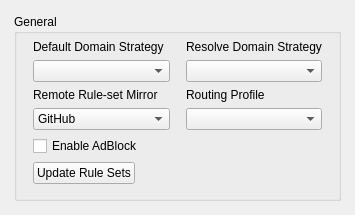
         <widget class="QWidget" name="body_common">
          <layout class="QVBoxLayout" name="column_common">
           <property name="leftMargin">
            <number>14</number>
           </property>
           <property name="topMargin">
            <number>14</number>
           </property>
           <property name="rightMargin">
            <number>14</number>
           </property>
           <property name="bottomMargin">
            <number>14</number>
           </property>
           <property name="spacing">
            <number>12</number>
           </property>
           <item>
            <widget class="QGroupBox" name="common_box">
             <property name="title">
              <string>General</string>
             </property>
             <layout class="QGridLayout" name="grid_common_box" columnstretch="1,1">
              <property name="leftMargin">
               <number>16</number>
              </property>
              <property name="rightMargin">
               <number>16</number>
              </property>
              <property name="topMargin">
               <number>6</number>
              </property>
              <property name="bottomMargin">
               <number>14</number>
              </property>
              <property name="horizontalSpacing">
               <number>16</number>
              </property>
              <property name="verticalSpacing">
               <number>6</number>
              </property>
              <item row="0" column="0">
               <widget class="QLabel" name="label_3">
                <property name="toolTip">
                 <string>&lt;html&gt;&lt;head/&gt;&lt;body&gt;&lt;p&gt;Used as default strategy when resolving outbound/dns server Domain addresses&lt;/p&gt;&lt;/body&gt;&lt;/html&gt;</string>
                </property>
                <property name="text">
                 <string>Default Domain Strategy</string>
                </property>
                <property name="buddy">
                 <cstring>default_domain_strategy</cstring>
                </property>
                <property name="role" stdset="false">
                 <string notr="true">field</string>
                </property>
                <property name="buddy">
                 <cstring>default_domain_strategy</cstring>
                </property>
               </widget>
              </item>
              <item row="0" column="1">
               <widget class="QLabel" name="label_6">
                <property name="toolTip">
                 <string>&lt;html&gt;&lt;head/&gt;&lt;body&gt;&lt;p&gt;If not empty, resolves domains in requests according to the strategy&lt;/p&gt;&lt;/body&gt;&lt;/html&gt;</string>
                </property>
                <property name="text">
                 <string>Resolve Domain Strategy</string>
                </property>
                <property name="buddy">
                 <cstring>domainStrategyCombo</cstring>
                </property>
                <property name="role" stdset="false">
                 <string notr="true">field</string>
                </property>
                <property name="buddy">
                 <cstring>domainStrategyCombo</cstring>
                </property>
               </widget>
              </item>
              <item row="1" column="0">
               <widget class="QComboBox" name="default_domain_strategy">
                <property name="editable">
                 <bool>false</bool>
                </property>
               </widget>
              </item>
              <item row="1" column="1">
               <widget class="QComboBox" name="domainStrategyCombo">
                <property name="editable">
                 <bool>false</bool>
                </property>
               </widget>
              </item>
              <item row="2" column="0">
               <widget class="QLabel" name="ruleset_mirror_l">
                <property name="text">
                 <string>Remote Rule-set Mirror</string>
                </property>
                <property name="buddy">
                 <cstring>ruleset_mirror</cstring>
                </property>
                <property name="role" stdset="false">
                 <string notr="true">field</string>
                </property>
                <property name="buddy">
                 <cstring>ruleset_mirror</cstring>
                </property>
               </widget>
              </item>
              <item row="2" column="1">
               <widget class="QLabel" name="route_prof_l">
                <property name="text">
                 <string>Routing Profile</string>
                </property>
                <property name="buddy">
                 <cstring>route_prof</cstring>
                </property>
                <property name="role" stdset="false">
                 <string notr="true">field</string>
                </property>
                <property name="buddy">
                 <cstring>route_prof</cstring>
                </property>
               </widget>
              </item>
              <item row="3" column="0">
               <widget class="QComboBox" name="ruleset_mirror">
                <item>
                 <property name="text">
                  <string>GitHub</string>
                 </property>
                </item>
                <item>
                 <property name="text">
                  <string>jsDelivr(Cloudflare)</string>
                 </property>
                </item>
                <item>
                 <property name="text">
                  <string>jsDelivr(Gcore)</string>
                 </property>
                </item>
                <item>
                 <property name="text">
                  <string>jsDelivr(Quantil)</string>
                 </property>
                </item>
                <item>
                 <property name="text">
                  <string>jsDelivr(Fastly)</string>
                 </property>
                </item>
                <item>
                 <property name="text">
                  <string>jsDelivr(CDN)</string>
                 </property>
                </item>
               </widget>
              </item>
              <item row="3" column="1">
               <widget class="QComboBox" name="route_prof" />
              </item>
              <item row="4" column="0" colspan="2">
               <widget class="QCheckBox" name="adblock_enable">
                <property name="text">
                 <string>Enable AdBlock</string>
                </property>
                <property name="role" stdset="false">
                 <string notr="true">switch</string>
                </property>
               </widget>
              </item>
              <item row="5" column="0" colspan="2">
               <layout class="QHBoxLayout" name="row_12">
                <property name="spacing">
                 <number>8</number>
                </property>
                <item>
                 <widget class="QPushButton" name="update_rule_sets">
                  <property name="text">
                   <string>Update Rule Sets</string>
                  </property>
                 </widget>
                </item>
                <item>
                 <spacer name="spacer_13">
                  <property name="orientation">
                   <enum>Qt::Orientation::Horizontal</enum>
                  </property>
                  <property name="sizeHint" stdset="0">
                   <size>
                    <width>0</width>
                    <height>0</height>
                   </size>
                  </property>
                 </spacer>
                </item>
               </layout>
              </item>
             </layout>
            </widget>
           </item>
           <item>
            <spacer name="end_common">
             <property name="orientation">
              <enum>Qt::Orientation::Vertical</enum>
             </property>
             <property name="sizeHint" stdset="0">
              <size>
               <width>0</width>
               <height>0</height>
              </size>
             </property>
            </spacer>
           </item>
          </layout>
         </widget>
